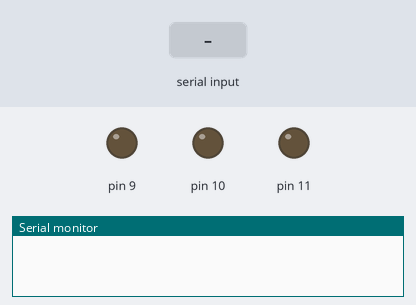
Bench run of a sketch on a simulated Arduino Uno, built with avr-gcc and run on an emulated ATmega328P. On the bench: output pins drawn as LEDs (lit = HIGH), the last lines printed to the serial monitor. The test bench sets the inputs (shaded band).

Above: at 1.2 s.
1.3 s: "90 45 200\n" received over Serial
At 1.6 s:
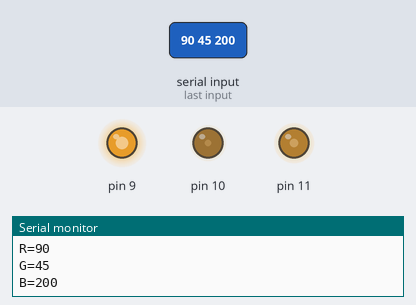
2.8 s: "30 150 10\n" received over Serial
At 4.0 s:
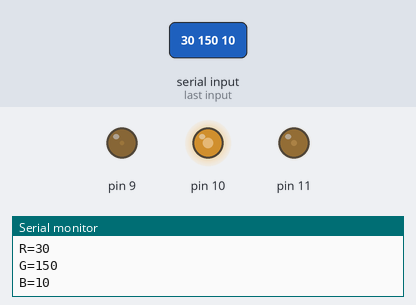
4.3 s: "90 45\n" received over Serial
At 4.9 s:
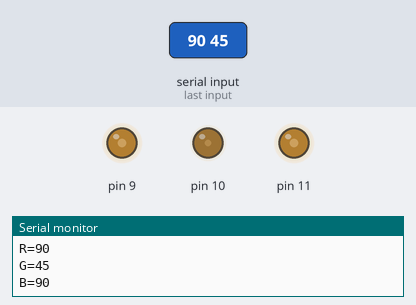
5.8 s: "5\n" received over Serial
At 7.0 s:
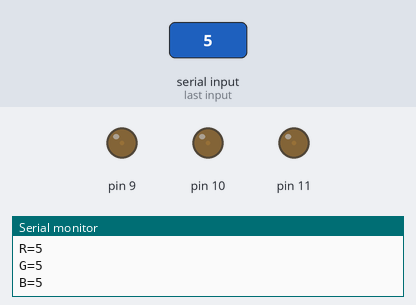
7.3 s: "90\n" received over Serial
At 8.3 s:
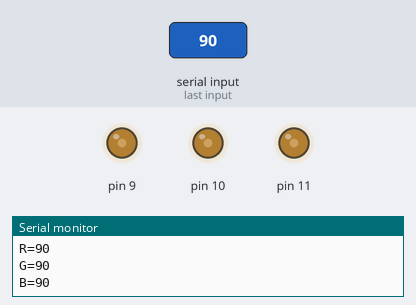
8.8 s: "200\n" received over Serial
At 9.4 s:
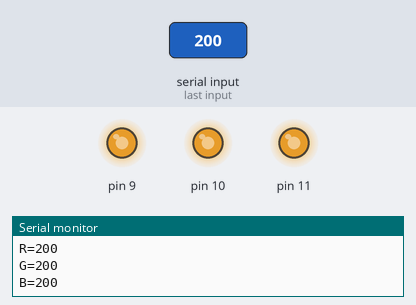
Timing chart, 0 to 11.3 s (numbered marks = the images above; inputs shaded):
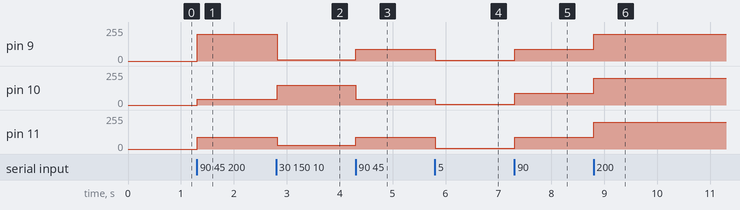

The sketch:

color.ino
```cpp
#include <RGBLed.h>
RGBLed led(11, 10, 9, RGBLed::COMMON_CATHODE);

/*
	Pin 9  - Red
	Pin 10 - Green
	Pin 11 - Blue
*/

String RGB = "";
String RGB_Previous = "255.255.255";
String DEBUG = "";
String ON = "ON";
String OFF = "OFF";
boolean RGB_Completed = false;

void setup() {
  Serial.begin(9600);
}

void loop() {

  while(Serial.available()){
    char ReadChar = (char)Serial.read();

    if(ReadChar == '\n'){
      RGB_Completed = true;
      Serial.print(ReadChar);
    }else{
      RGB += ReadChar;
      Serial.print(ReadChar);
    }
  }

  if(RGB_Completed){

      Serial.print("RGB:");
      Serial.println(RGB);
      Serial.print("PreRGB:");
      Serial.println(RGB_Previous);
      Serial.print("Debug:");
      Serial.println(DEBUG);

      if(RGB==ON){
          RGB = RGB_Previous;
          Light_RGB_LED();
      }else if(RGB==OFF){
          RGB = "0.0.0";
          Light_RGB_LED();
      }else{
          Light_RGB_LED();
          RGB_Previous = RGB;
          DEBUG=RGB  ;
      }
      RGB = "";
      RGB_Completed = false;
  }
}

void Light_RGB_LED(){

 // Delimiters
  int SP1 = RGB.indexOf(' ');
  int SP2 = RGB.indexOf(' ', SP1+1);
  int SP3 = RGB.indexOf(' ', SP2+1);

  String R = RGB.substring(0, SP1);
  String G = RGB.substring(SP1+1, SP2);
  String B = RGB.substring(SP2+1, SP3);

  Serial.print("R=");
  Serial.println( constrain(R.toInt(),0,255));
  Serial.print("G=");
  Serial.println(constrain(G.toInt(),0,255));
  Serial.print("B=");
  Serial.println( constrain(B.toInt(),0,255));

  led.setColor(R.toInt(), G.toInt(), B.toInt());

}
```

Measured:
- after the input at 1.3 s, pin 9: 0/255 → 200/255 at once; pin 10: 0/255 → 45/255 at once; pin 11: 0/255 → 90/255 at once
- after the input at 2.8 s, pin 9: 200/255 → 10/255 at once; pin 10: 45/255 → 150/255 at once; pin 11: 90/255 → 30/255 at once
- after the input at 4.3 s, pin 9: 10/255 → 90/255 at once; pin 10: 150/255 → 45/255 at once; pin 11: 30/255 → 90/255 at once
- after the input at 5.8 s, pin 9, pin 11: 90/255 → 5/255 at once; pin 10: 45/255 → 5/255 at once
- after the input at 7.3 s, pin 9–11: 5/255 → 90/255 at once
- after the input at 8.8 s, pin 9–11: 90/255 → 200/255 at once
